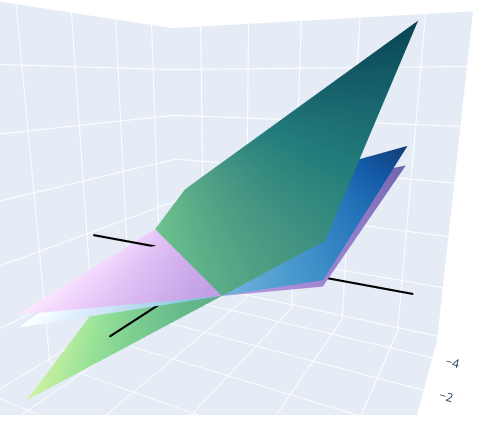

Write Python code to recreate this figure.
# 3D plot - using plotly

import numpy as np
import plotly.graph_objects as go

x = np.linspace(-4, 4, 100)
y = np.linspace(-4, 4, 100)
X1, X3 = np.meshgrid (x, y )

# Planes

# x_2 = -(1/2)x_2 - (1/2)x_3 + 2
# x_2 = x_3 + 1
# x_2 = -(1/3)x_2

Z1 = 13/3 - (2/3)*X1 + (5/3)*X3 # purp
Z2 = 5 - X1 + 2*X3              # blues
Z3 = 9 - 3*X1 + 4*X3            # emrld

# Layout
layout = go.Layout(
    scene = go.layout.Scene(
    aspectmode='manual',
    aspectratio=go.layout.scene.Aspectratio(x=1, y=1, z=1))
)


# Axes
minA = -5
maxA = 5
xaxisX=np.linspace(minA, maxA, 1000)
xaxisY=0* np.linspace(minA, maxA, 1000)
xaxisZ=0* np.linspace(minA, maxA, 1000)
yaxisX=0* np.linspace(minA, maxA, 1000)
yaxisY=np.linspace(minA, maxA, 1000)
yaxisZ=0* np.linspace(minA, maxA, 1000)
zaxisX=0* np.linspace(minA, maxA, 1000)
zaxisY=0* np.linspace(minA, maxA, 1000)
zaxisZ=np.linspace(minA, maxA, 1000)
fig=go.Figure(data=[
    go.Surface (x=x, y=y, z=Z1, opacity = 1.0, colorscale='purp', showscale=False),
    go.Surface (x=x, y=y, z=Z2, opacity = 1.0, colorscale='blues', showscale=False),
    go.Surface (x=x, y=y, z=Z3, opacity = 1.0, colorscale='emrld', showscale=False),
    # Adding axes
    go.Scatter3d(x=xaxisX, y=xaxisY, z=xaxisZ, mode='markers',
        marker=dict(color='rgb(0, 0, 0)', size = 0.7)),
    go.Scatter3d(x=yaxisX, y=yaxisY, z=yaxisZ, mode='markers',
        marker=dict(color='rgb(0, 0, 0)', size = 0.7)),
    go.Scatter3d(x=zaxisX, y=zaxisY, z=zaxisZ, mode='markers',
        marker=dict(color='rgb(0, 0, 0)', size = 0.7))
], layout = layout)
fig.update_layout(
    autosize=False,
    showlegend=False,
    width=800,
    height=600)
# Opens in browser - find good angle and screenshot
fig.show()
